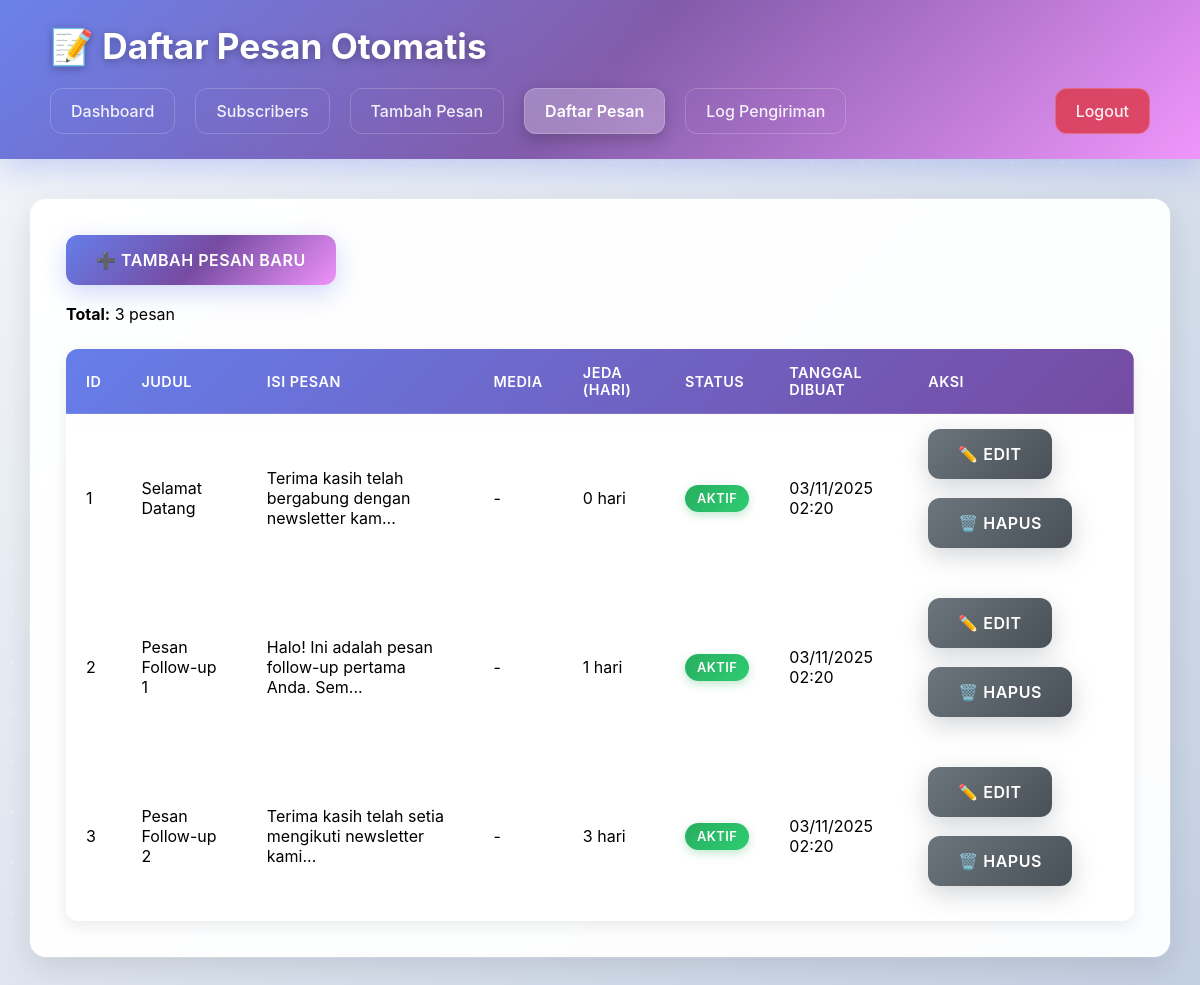
Page /admin/messages.php (signed in) on the committed database.
### tables this page shows
CREATE TABLE IF NOT EXISTS messages (
    id INT AUTO_INCREMENT PRIMARY KEY,
    title VARCHAR(255) NOT NULL,
    content TEXT NOT NULL,
    delay_days INT NOT NULL DEFAULT 0,
    file_url VARCHAR(500) NULL,
    created_at TIMESTAMP DEFAULT CURRENT_TIMESTAMP,
    is_active TINYINT(1) DEFAULT 1
);

### admin/messages.php (the view, shortened to what this page needs)
<?php
require_once 'db.php';
$stmt = $pdo->query("SELECT * FROM messages ORDER BY delay_days ASC, created_at DESC");
$messages = $stmt->fetchAll();
?>
<!DOCTYPE html>
<html lang="id">
<head>
    <link rel="stylesheet" href="../assets/css/admin.css">
</head>
<body>
    <div class="admin-header">
        <h1>📝 Daftar Pesan Otomatis</h1>
        <div class="admin-nav">
            <a href="dashboard.php">Dashboard</a>
            <a href="subscribers.php">Subscribers</a>
            <a href="add_message.php">Tambah Pesan</a>
            <a href="messages.php" class="nav-active">Daftar Pesan</a>
            <a href="logs.php">Log Pengiriman</a>
            <a href="dashboard.php?logout=1" class="logout-btn">Logout</a>
        </div>
    </div>
    <div class="admin-container">
        <div class="content-section">
            <a href="add_message.php" class="btn-primary">➕ Tambah Pesan Baru</a>
            <p><strong>Total:</strong> <?php echo count($messages); ?> pesan</p>
            <table class="data-table">
                <thead>
                    <tr>
                        <th>ID</th>
                        <th>Judul</th>
                        <th>Isi Pesan</th>
                        <th>Media</th>
                        <th>Jeda (Hari)</th>
                        <th>Status</th>
                        <th>Tanggal Dibuat</th>
                        <th>Aksi</th>
                    </tr>
                </thead>
                <tbody>
                    <?php if (empty($messages)): ?>
                        <tr>
                            <td colspan="8" class="text-center">Belum ada pesan</td>
                        </tr>
                    <?php else: ?>
                        <?php foreach ($messages as $msg): ?>
                            <tr>
                                <td><?php echo $msg['id']; ?></td>
                                <td><?php echo htmlspecialchars($msg['title']); ?></td>
                                <td><?php echo htmlspecialchars(mb_substr($msg['content'], 0, 50)) . '...'; ?></td>
                                <td>
                                    <?php if (!empty($msg['file_url'])): ?>
                                        <?php
                                        $ext = strtolower(pathinfo($msg['file_url'], PATHINFO_EXTENSION));
                                        if (in_array($ext, ['jpg', 'jpeg', 'png', 'gif', 'webp'])) {
                                            echo '🖼️ Gambar';
                                        } elseif (in_array($ext, ['mp4', 'avi', 'mpeg', 'mov'])) {
                                            echo '🎥 Video';
                                        } elseif ($ext === 'pdf') {
                                            echo '📄 PDF';
                                        } else {
                                            echo '📎 File';
                                        }
                                        ?>
                                    <?php else: ?>
                                        -
                                    <?php endif; ?>
                                </td>
                                <td><?php echo $msg['delay_days']; ?> hari</td>
                                <td>
                                    <?php if ($msg['is_active']): ?>
                                        <span class="badge badge-success">Aktif</span>
                                    <?php else: ?>
                                        <span class="badge badge-error">Nonaktif</span>
                                    <?php endif; ?>
                                </td>
                                <td><?php echo date('d/m/Y H:i', strtotime($msg['created_at'])); ?></td>
                                <td>
                                    <a class="btn-secondary" href="message_edit.php?id=<?php echo $msg['id']; ?>">✏️ Edit</a>
                                    <a class="btn-secondary" href="message_delete.php?id=<?php echo $msg['id']; ?>" onclick="return confirm('Hapus pesan ini? Semua log terkait akan ikut terhapus.');">🗑️ Hapus</a>
                                </td>
                            </tr>
                        <?php endforeach; ?>
                    <?php endif; ?>
                </tbody>
            </table>
        </div>
    </div>
</body>
</html>

### assets/css/admin.css (style rules this page uses)
* { margin: 0; padding: 0; box-sizing: border-box; }
body { font-family: -apple-system, BlinkMacSystemFont, 'Segoe UI', Roboto, sans-serif; background: linear-gradient(135deg, #f5f7fa 0%, #c3cfe2 100%); min-height: 100vh; position: relative; }
body::before { content: ''; position: absolute; top: 0; left: 0; right: 0; bottom: 0; background-image: radial-gradient(circle at 25% 25%, rgba(255,255,255,0.2) 2px, transparent 2px), radial-gradient(circle at 75% 75%, rgba(255,255,255,0.1) 1px, transparent 1px); background-size: 50px 50px, 80px 80px; background-position: 0 0, 25px 25px; pointer-events: none; }
.admin-header { background: linear-gradient(135deg, #667eea 0%, #764ba2 50%, #f093fb 100%); color: white; padding: 25px 50px; box-shadow: 0 10px 30px rgba(102, 126, 234, 0.3); position: relative; overflow: hidden; }
.admin-header::before { content: ''; position: absolute; top: -50%; right: -50%; width: 200%; height: 200%; background: radial-gradient(circle, rgba(255,255,255,0.1) 0%, transparent 70%); animation: float 30s infinite linear; }
.admin-header h1 { margin-bottom: 20px; font-size: 2.2em; font-weight: 700; text-shadow: 0 2px 8px rgba(0, 0, 0, 0.3); position: relative; z-index: 2; }
.admin-nav { display: flex; gap: 20px; flex-wrap: wrap; position: relative; z-index: 2; }
.admin-nav a { color: rgba(255, 255, 255, 0.9); text-decoration: none; padding: 12px 20px; border-radius: 12px; transition: all 0.3s ease; font-weight: 500; backdrop-filter: blur(10px); border: 1px solid rgba(255, 255, 255, 0.2); }
.admin-nav a.nav-active { background: rgba(255, 255, 255, 0.25); color: white; font-weight: 600; box-shadow: 0 5px 15px rgba(0, 0, 0, 0.2); }
.logout-btn { background: rgba(220, 53, 69, 0.8); margin-left: auto; transition: all 0.3s ease; }
.admin-container { max-width: 1400px; margin: 40px auto; padding: 0 30px; }
.content-section { background: rgba(255, 255, 255, 0.95); border: 1px solid rgba(255, 255, 255, 0.3); border-radius: 16px; padding: 35px; margin-bottom: 25px; box-shadow: 0 10px 30px rgba(0, 0, 0, 0.1), 0 0 0 1px rgba(255, 255, 255, 0.2), inset 0 1px 0 rgba(255, 255, 255, 0.6); backdrop-filter: blur(10px); }
.btn-primary, .btn-secondary { display: inline-block; padding: 15px 30px; border: none; border-radius: 12px; font-size: 16px; font-weight: 600; cursor: pointer; text-decoration: none; transition: all 0.3s ease; margin-right: 15px; margin-bottom: 15px; text-transform: uppercase; letter-spacing: 0.5px; position: relative; overflow: hidden; }
.btn-primary { background: linear-gradient(135deg, #667eea 0%, #764ba2 50%, #f093fb 100%); color: white; box-shadow: 0 8px 25px rgba(102, 126, 234, 0.3); }
.btn-secondary { background: linear-gradient(135deg, #6c757d, #495057); color: white; box-shadow: 0 8px 25px rgba(108, 117, 125, 0.3); }
.data-table { width: 100%; border-collapse: collapse; margin-top: 25px; border-radius: 12px; overflow: hidden; box-shadow: 0 5px 15px rgba(0, 0, 0, 0.08); }
.data-table thead { background: linear-gradient(135deg, #667eea, #764ba2); color: white; }
.data-table th, .data-table td { padding: 15px 20px; text-align: left; border-bottom: 1px solid rgba(255, 255, 255, 0.1); }
.data-table th { font-weight: 600; font-size: 0.9em; text-transform: uppercase; letter-spacing: 0.5px; }
.data-table tbody tr { background: rgba(255, 255, 255, 0.8); backdrop-filter: blur(10px); transition: all 0.3s ease; }
.badge { display: inline-block; padding: 6px 12px; border-radius: 20px; font-size: 0.8em; font-weight: 600; text-transform: uppercase; letter-spacing: 0.5px; }
.badge-success { background: linear-gradient(135deg, #27ae60, #2ecc71); color: white; box-shadow: 0 3px 10px rgba(39, 174, 96, 0.3); }

### rows in the picture
messages: id "1", title "Selamat Datang", content "Terima kasih telah bergabung dengan newsletter kam", delay_days "0", is_active "AKTIF", created_at "03/11/2025 02:20"
messages: id "2", title "Pesan Follow-up 1", content "Halo! Ini adalah pesan follow-up pertama Anda. Sem", delay_days "1", is_active "AKTIF", created_at "03/11/2025 02:20"
messages: id "3", title "Pesan Follow-up 2", content "Terima kasih telah setia mengikuti newsletter kami", delay_days "3", is_active "AKTIF", created_at "03/11/2025 02:20"

### other values in the picture
count($messages) "3"
